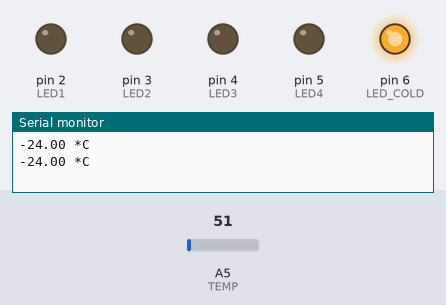
The sketch below on a simulated Arduino Uno, built with avr-gcc and run on an emulated ATmega328P. Shown: output pins drawn as LEDs (lit = HIGH), the last lines printed to the serial monitor. Dashed ring = blinking. The inputs (shaded band) are chosen by the test bench; at power-on: A5 (TEMP) = 51.

Above: at 2.8 s.
2.9 s: A5 (TEMP) set to 19
4.4 s: A5 (TEMP) set to 16
At 5.12 s:
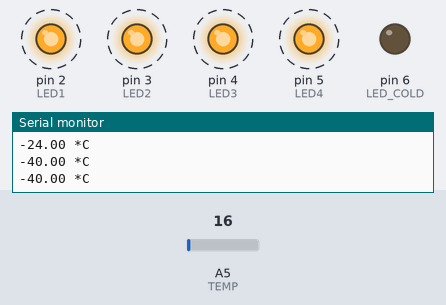
8.6 s: A5 (TEMP) set to 112
At 9.1 s:
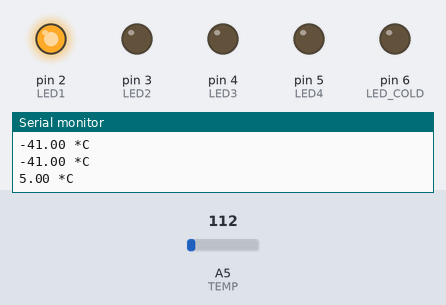
10.2 s: A5 (TEMP) set to 142
At 11.9 s:
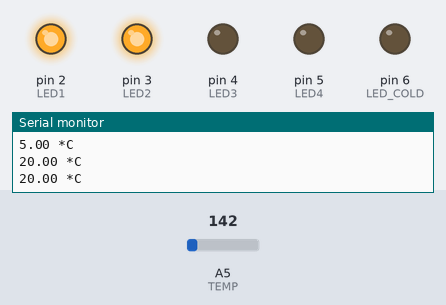
12.2 s: A5 (TEMP) set to 86
At 13.4 s:
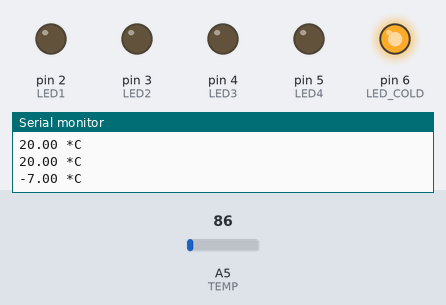
14.2 s: A5 (TEMP) set to 15
At 15.8 s:
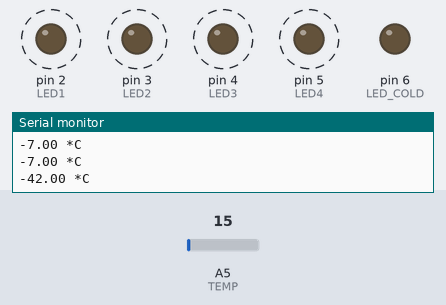
Timing chart, 0 to 19.4 s (numbered marks = the images above; inputs shaded):
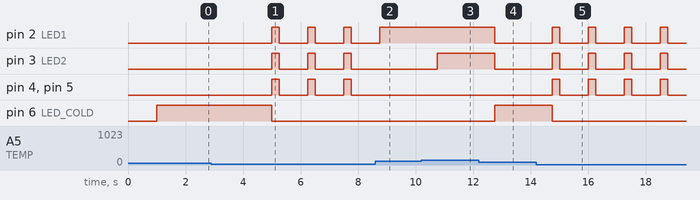

Measured:
- the behaviour switches between 18 and 17 on A5 (TEMP) (found by bisection; images 0 and 1)
- the behaviour switches between 132 and 133 on A5 (TEMP) (found by bisection; images 2 and 3)
- after the input at 4.4 s, pin 2 (LED1), pin 3 (LED2), pin 4 (LED3), pin 5 (LED4): alternates HIGH for 0.25 s and LOW for 1.0 s, starting after 0.60 s; pin 6 (LED_COLD): HIGH → LOW after 0.60 s
- after the input at 8.6 s, pin 2 (LED1): goes on until 8.8 s, then stays HIGH; pin 3 (LED2), pin 4 (LED3), pin 5 (LED4): stays LOW (without the input it goes to HIGH after 0.15 s)
- after the input at 10.2 s, pin 3 (LED2): LOW → HIGH after 0.55 s
- after the input at 12.2 s, pin 2 (LED1), pin 3 (LED2): HIGH → LOW after 0.56 s; pin 6 (LED_COLD): LOW → HIGH after 0.56 s
- after the input at 14.2 s, pin 2 (LED1), pin 3 (LED2), pin 4 (LED3), pin 5 (LED4): alternates HIGH for 0.25 s and LOW for 1.0 s, starting after 0.56 s; pin 6 (LED_COLD): HIGH → LOW after 0.56 s

The sketch:

termostato.ino
```cpp
// Constantes
#define TEMP A5
#define LED1 2
#define LED2 3
#define LED3 4
#define LED4 5
#define LED_COLD 6

// Variáveis
float tempRead;
float tempMap;

void setup()
{
  Serial.begin(9600);
  pinMode(TEMP, INPUT);
  pinMode(LED1, OUTPUT);
  pinMode(LED2, OUTPUT);
  pinMode(LED3, OUTPUT);
  pinMode(LED4, OUTPUT);
  pinMode(LED_COLD, OUTPUT);
}

void loop()
{
  delay(1000);
  tempRead = analogRead( TEMP );
  tempMap = map( tempRead, 358, 20, 125, -40 );

  //Caso fosse utilizado um sensor real:
  /*
  float voltage = (tempRead * 5) / 1023;
  tempMap = voltage / 0.010;
  */

  //switch não aceita tipo de dado float
  switch((int)tempMap) {
  	case -40 ... 0:
    	digitalWrite(LED_COLD, HIGH);
    	digitalWrite(LED1, LOW);
    	digitalWrite(LED2, LOW);
    	digitalWrite(LED3, LOW);
    	digitalWrite(LED4, LOW);
    	break;
    case 1 ... 15:
    	digitalWrite(LED_COLD, LOW);
    	digitalWrite(LED1, HIGH);
    	digitalWrite(LED2, LOW);
    	digitalWrite(LED3, LOW);
    	digitalWrite(LED4, LOW);
    	break;
    case 16 ... 30:
    	digitalWrite(LED_COLD, LOW);
    	digitalWrite(LED1, HIGH);
    	digitalWrite(LED2, HIGH);
    	digitalWrite(LED3, LOW);
    	digitalWrite(LED4, LOW);
    	break;
    case 31 ... 45:
    	digitalWrite(LED_COLD, LOW);
    	digitalWrite(LED1, HIGH);
    	digitalWrite(LED2, HIGH);
    	digitalWrite(LED3, HIGH);
    	digitalWrite(LED4, LOW);
    	break;
    case 46 ... 60:
    	digitalWrite(LED_COLD, LOW);
    	digitalWrite(LED1, HIGH);
    	digitalWrite(LED2, HIGH);
    	digitalWrite(LED3, HIGH);
    	digitalWrite(LED4, HIGH);
    	break;
    default:
    	digitalWrite(LED_COLD, LOW);
    	digitalWrite(LED1, HIGH);
    	digitalWrite(LED2, HIGH);
    	digitalWrite(LED3, HIGH);
    	digitalWrite(LED4, HIGH);
    	delay(250);
    	digitalWrite(LED1, LOW);
    	digitalWrite(LED2, LOW);
    	digitalWrite(LED3, LOW);
    	digitalWrite(LED4, LOW);
    	break;
  }

  Serial.println( (String)tempMap + " *C" );
}
```
